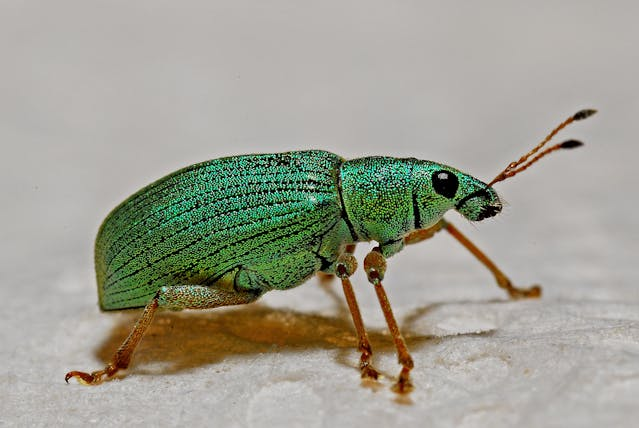
#> input picture insect.jpg, 639 x 428 px, found by its file name
$ python otusThresholding.py
#> lines starting #> are read from the running program, lines starting #| are printed output that depends on the picture; after the words box and inside, x2 and y2 are one past the last pixel; in counts of white or black regions, pixels touching at a corner belong together
import cv2
import numpy as np
from matplotlib import pyplot as plt

image_path = r'C:\Users\Aliyan Sajid\Desktop\Codes\insect.jpg'
image = cv2.imread(image_path)
#> image is the input picture: shape (428, 639, 3); mean B, G, R 146.4, 159.3, 159.5

if image is None:
    print("Error: Image not found or unable to read the image.")
    exit()

if len(image.shape) > 2:
    image_gray = cv2.cvtColor(image, cv2.COLOR_BGR2GRAY)
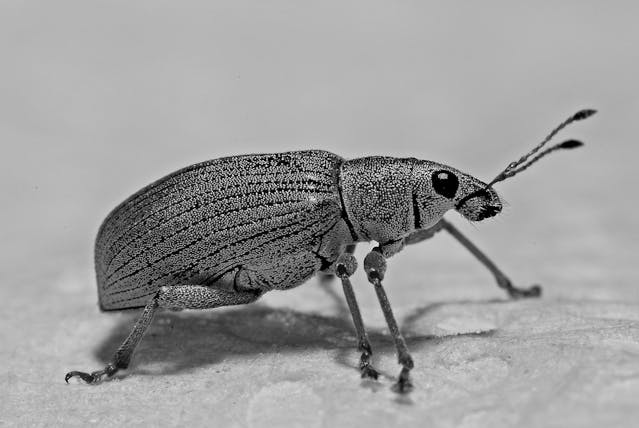
#> image_gray: shape (428, 639); min 0, max 249, mean 157.9
else:
    image_gray = image

_, otsu_thresholded = cv2.threshold(image_gray, 0, 255, cv2.THRESH_BINARY + cv2.THRESH_OTSU)
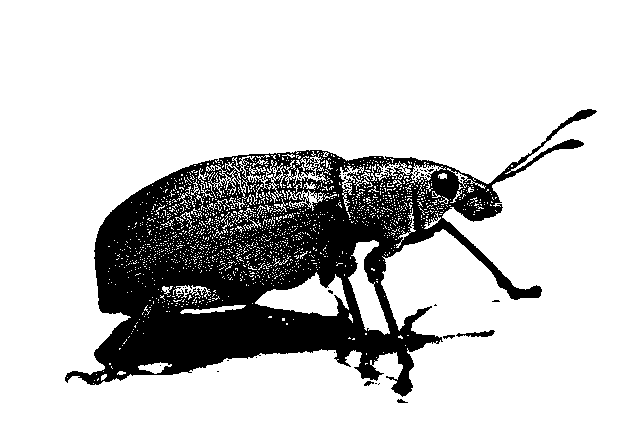
#> otsu_thresholded: shape (428, 639); 79.8% white; 38 black regions (33 under 20 px), largest, box (x1, y1, x2, y2) and area: (65, 109, 597, 397) 54886, (456, 330, 495, 337) 143, (443, 335, 455, 339) 31, (364, 381, 374, 386) 30, (397, 399, 408, 403) 27

if len(otsu_thresholded.shape) < 3:
    otsu_thresholded = cv2.cvtColor(otsu_thresholded, cv2.COLOR_GRAY2BGR)

fig, (ax1, ax2, ax3) = plt.subplots(1, 3, figsize=(15, 5))
ax1.imshow(cv2.cvtColor(image, cv2.COLOR_BGR2RGB))
ax1.set_title('Original Image')
ax1.axis('off')

ax3.imshow(cv2.cvtColor(otsu_thresholded, cv2.COLOR_BGR2RGB))
ax3.set_title("Otsu's Thresholded")
ax3.axis('off')

plt.show()
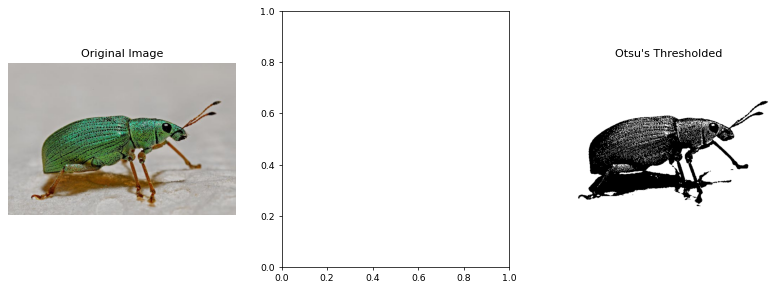
#> figure drawn by matplotlib, 2 panels
